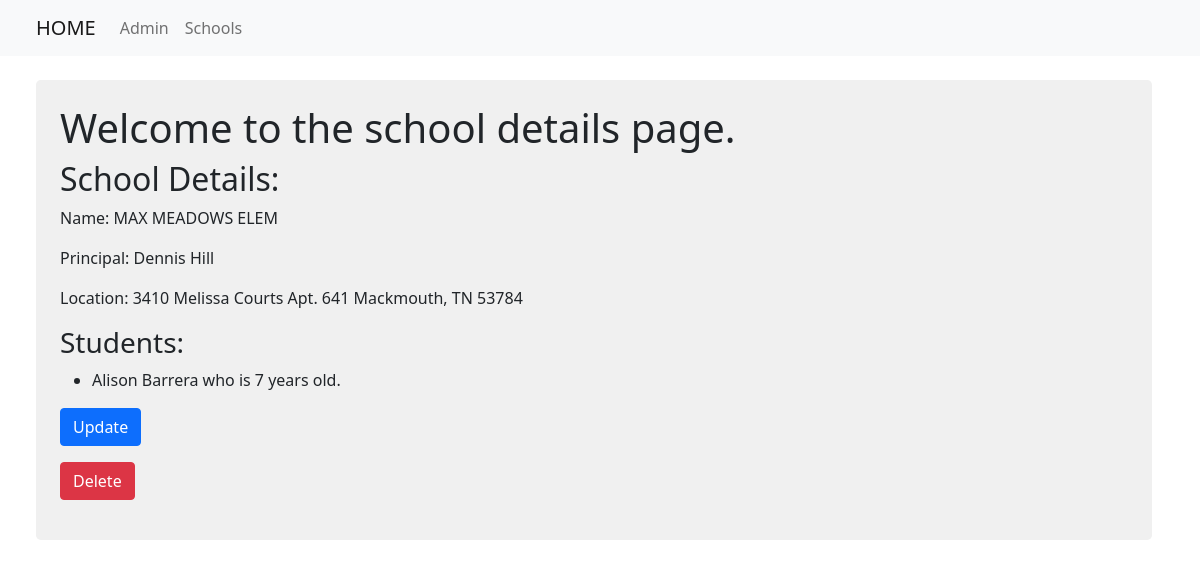
/basic_app/10/, run on the app's committed database.
### basic_app/models.py (models this page shows, shortened)
class School(models.Model):
    name = models.CharField(max_length=256)
    principal = models.CharField(max_length=256)
    location = models.CharField(max_length=256)

class Student(models.Model):
    name = models.CharField(max_length=256)
    age = models.PositiveIntegerField()
    school = models.ForeignKey(School, related_name='students', on_delete=models.CASCADE, default="FIRST")

### basic_app/views.py (the view)
# urls.py: path('<int:pk>/',views.SchoolDetailView.as_view(), name='school_detail'),
class SchoolDetailView(DetailView):
    context_object_name = 'school_detail'
    model = models.School
    template_name = "basic_app/school_detail.html"

### basic_app/templates/basic_app/school_detail.html
<!DOCTYPE html>
{% extends  "basic_app/basic_app_base.html" %}
    {% block body_block %}
    <div class="p-4 shadow-4 rounded-3" style="background-color: hsl(0, 0%, 94%);">
        <h1>Welcome to the school details page.</h1>
        <h2>School Details:</h2>
        <p>Name: {{ school_detail.name }}</p>
        <p>Principal: {{ school_detail.principal }}</p>
        <p>Location: {{ school_detail.location }}</p>
        <h3>Students:</h3>
        <ul>
            {% for student in school_detail.students.all %}
                <li>{{ student.name }} who is {{ student.age }} years old.</li>
            {% endfor %}
        </ul>
        <p><a class = "btn btn-primary" href="{% url 'basic_app:update' pk=school_detail.pk %}">Update</a></p>
        <p><a class = "btn btn-danger" href="{% url 'basic_app:delete' pk=school_detail.pk %}">Delete</a></p>
    </div>
    {% endblock %}

### data on the page
School: name "MAX MEADOWS ELEM", principal "Dennis Hill", location "3410 Melissa Courts Apt. 641 Mackmouth, TN 53784"
Student: name "Alison Barrera", age "7"
